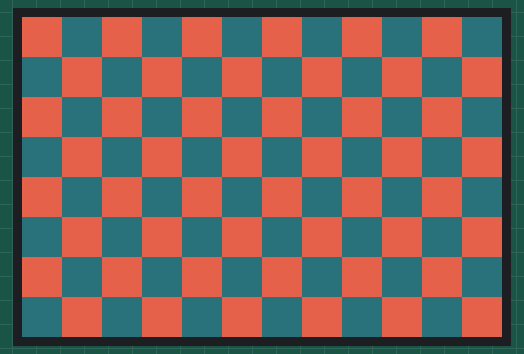
Bench run of a sketch on a simulated ESP32. Shown: 480×320 colour display. What the sketch prints to the serial monitor is not drawn.

Above: at 7.7 s.
At 15.2 s:
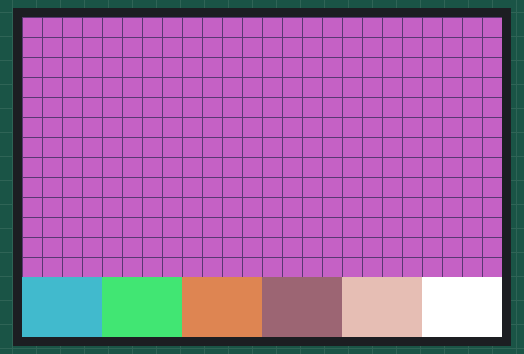
At 22.8 s:
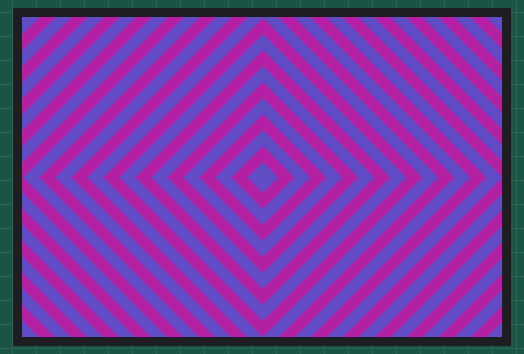
At 30.3 s:
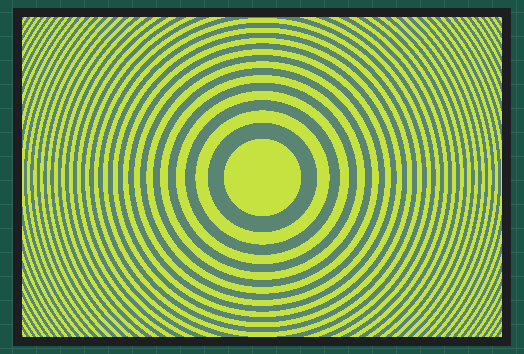

Measured:
- by itself, everything shown: repeats every 30.1 s, in 4 steps
- what the display in image 0 shows lasts 7.6 s, from 7.6 s to 15.2 s

The sketch:

pattern_slides.ino
```cpp
// Screen test 3: can the display show a sliding animation between two screens?
//
// What it checks
//   Whether a whole screen can be redrawn fast enough for motion to look smooth. The test
//   slides from one full-screen pattern to the next, the way a phone slides between pages:
//   the old page moves out to the left while the new one comes in from the right, in STEPS
//   frames. Every frame redraws all 480 x 320 pixels.
//   Run screen test 1 (green_test) first: this test assumes the display itself already works.
//
// What you should see
//   Four patterns (rings, a checkerboard, a grid with colour bars, diamonds), with a slide
//   from each to the next every two seconds, in a loop. The patterns have sharp edges and
//   thin lines on purpose, so that a picture that is redrawn too slowly, or damaged on the
//   way, is easy to notice.
//   The Serial Monitor (115200 baud) prints how long each slide took:
//       Slide 1 -> 2: <total> ms total, <per frame> ms per frame
//
// What we tried, what we found, and what we decided
//   Tried:    sliding between full-screen patterns, with the SPI speed (SPI_MHZ) at 20, 27
//             and 40 MHz.
//   Found:    the picture itself arrives intact at all three speeds, but the screen is
//             redrawn too slowly. Each frame is painted from top to bottom while it is
//             visible, so the motion flickers and does not look good. This was judged by
//             eye, which is what matters here; the times the test prints were not written
//             down.
//   Why:      this display takes 3 bytes for every pixel over SPI, so one full frame is
//             480 x 320 x 3 = 460,800 bytes. At 20 MHz the wire alone needs about 0.18
//             seconds for that (0.14 at 27 MHz, 0.09 at 40 MHz), before any time spent
//             working out the pixels. That is at most 5 to 11 frames a second; smooth motion
//             needs about 30. A faster program cannot fix this: the limit is the wire.
//   Decided:  no sliding and no scrolling animations of large areas. When the device
//             switches between screens, the new screen is drawn at once. This is also what
//             the course's display deck advises ("avoid using animated scrolling on large
//             parts of the screen").
//
// Known flaw in this test's colours
//   The patterns are sent with pushImage from a plain uint16_t array, without the fix that
//   color_test describes (naming the array's type as lgfx::rgb565_t*). By what color_test
//   found, the colours on the screen are therefore not the ones named in the comments below.
//   It does not change this test's result: the test is about speed, and the amount of data
//   sent is the same.
//
// Wiring (module pin -> ESP32 pin), as set in the code below
//   The same as screen test 2 (touch_test): SCK and T_CLK -> 18, SDI and T_DIN -> 23,
//   DC -> 15, CS -> 5, RESET -> 4, T_DO -> 19, T_CS -> 21. The display's SDO and T_IRQ are
//   not connected. The touch chip is described to the library so that the wiring can stay
//   as it is, but this test does not read touches.
//   The pin numbers are the course's, for the lab's breakout board: see the top of
//   green_test.
//
// Library
//   LovyanGFX, version 1.3.0 (Arduino Library Manager). The tests were run with this version.

// Selects the current version of LovyanGFX's interface. Must come before the include.
#define LGFX_USE_V1
#include <LovyanGFX.hpp>

// The three settings of the test.
#define SPI_MHZ 20   // looked fine at 20, 27 and 40; drop to 27 if anything looks broken
#define STEPS   12   // frames per slide animation
#define PAGES   4    // how many patterns there are

// Our display and its touch layer, described to the library: which chips they have, and which
// ESP32 pins they are wired to. The same description as in touch_test, except for the speed.
class LGFX : public lgfx::LGFX_Device {
  lgfx::Panel_ILI9488 _panel;   // the display's driver chip
  lgfx::Bus_SPI _bus;           // the SPI connection that carries the pixels
  lgfx::Touch_XPT2046 _touch;   // the touch chip (set up, not used by this test)
public:
  LGFX() {
    // --- The SPI connection ---
    auto b = _bus.config();
    b.spi_host = SPI3_HOST;             // which of the ESP32's SPI units to use (VSPI)
    b.freq_write = SPI_MHZ * 1000000;   // speed when sending to the display, set above
    b.pin_sclk = 18;                    // clock
    b.pin_mosi = 23;                    // data from the ESP32 to the display and the touch chip
    b.pin_miso = 19;                    // data back, from the touch chip only
    b.pin_dc   = 15;                    // tells the display: command or pixel data
    _bus.config(b);
    _panel.setBus(&_bus);

    // --- The display itself ---
    auto p = _panel.config();
    p.pin_cs  = 5;                      // select wire of the display
    p.pin_rst = 4;                      // reset: restarts the driver chip
    p.readable   = false;               // the display's SDO is not connected: never read from it
    p.bus_shared = true;                // the touch chip is on the same wires
    _panel.config(p);

    // --- The touch chip ---
    auto t = _touch.config();
    t.spi_host = SPI3_HOST;
    t.freq     = 1000000;               // the touch chip is slow: 1 MHz
    t.pin_sclk = 18;
    t.pin_mosi = 23;
    t.pin_miso = 19;
    t.pin_cs   = 21;                    // select wire of the touch chip
    t.pin_int  = -1;                    // T_IRQ is not connected
    t.bus_shared = true;
    t.x_min = 300;  t.x_max = 3900;     // rough guesses, as in touch_test
    t.y_min = 3900; t.y_max = 300;      // the other way round on purpose: see touch_test
    _touch.config(t);
    _panel.setTouch(&_touch);

    setPanel(&_panel);
  }
};

LGFX tft;

// One row of pixels, worked out here and then sent to the display in one piece.
// 480 is the screen's width when it lies sideways.
static uint16_t line[480];

// Palette colors, filled in setup()
uint16_t NAVY, CYAN, DKGREEN, LIME, DKGREY, LTGREY, DKRED, TEAL;
uint16_t BARS[6];

// Used only by the page labels, which are switched off in drawFrame() below.
const char* PAGE_NAMES[PAGES] = {"1: rings", "2: checkerboard", "3: grid + color bars", "4: diamonds"};

// Color of one pixel of a page. lx, y = position inside that page.
// The patterns are computed, not stored: a stored full-screen picture would not fit in memory.
static inline uint16_t pagePixel(int page, int lx, int y) {
  int dx = lx - 240, dy = y - 160;   // distance from the page center
  switch (page) {
    case 0:  // Rings: blue and cyan, getting thinner toward the edges
      return ((dx * dx + dy * dy) / 1500) & 1 ? CYAN : NAVY;
    case 1:  // Checkerboard: 40-pixel squares
      return ((lx / 40) + (y / 40)) & 1 ? LIME : DKGREEN;
    case 2:  // Grid of 1-pixel lines every 20 px, color bars at the bottom
      if (y >= 260) return BARS[lx / 80];
      return (lx % 20 == 0 || y % 20 == 0) ? LTGREY : DKGREY;
    default: // Diamonds: red and teal
      return ((abs(dx) + abs(dy)) / 16) & 1 ? TEAL : DKRED;
  }
}

// One animation frame: page "from" shifted left by off, page "to" entering from the right
// off = 0 shows only "from"; off = the screen's width shows only "to".
// The whole screen is redrawn, row by row from the top. This is the slow part.
void drawFrame(int from, int to, int off) {
  const int W = tft.width(), H = tft.height();
  tft.startWrite();   // keep the SPI connection open for the whole frame
  for (int y = 0; y < H; y++) {
    for (int x = 0; x < W; x++) {
      int lx = x + off;   // where this pixel is in the two pages laid side by side
      line[x] = (lx < W) ? pagePixel(from, lx, y) : pagePixel(to, lx - W, y);
    }
    tft.pushImage(0, y, W, 1, line);   // send this one row to the display
  }
  // Switched off: text labels on the pages. The results at the top of this file were seen
  // without them. To bring them back, remove the "//" from the four lines below.
  // Page labels: small text shows corruption easily
  // tft.setTextSize(2);
  // tft.setTextColor(TFT_WHITE, TFT_BLACK);
  // tft.setCursor(16 - off, 16);     tft.print(PAGE_NAMES[from]);
  // tft.setCursor(16 - off + W, 16); tft.print(PAGE_NAMES[to]);
  tft.endWrite();   // close the SPI connection that startWrite() opened above
}

void setup() {
  Serial.begin(115200);
  tft.init();
  tft.setRotation(1);   // landscape, 480 x 320

  // The colours, converted to the 16-bit form the row buffer holds (red, green, blue: 0 to 255).
  NAVY    = tft.color565(10, 25, 60);    CYAN   = tft.color565(40, 200, 230);
  DKGREEN = tft.color565(10, 60, 25);    LIME   = tft.color565(140, 230, 90);
  DKGREY  = tft.color565(25, 25, 30);    LTGREY = tft.color565(200, 200, 200);
  DKRED   = tft.color565(120, 15, 20);   TEAL   = tft.color565(20, 150, 140);
  BARS[0] = tft.color565(220, 40, 40);   BARS[1] = tft.color565(40, 200, 60);
  BARS[2] = tft.color565(40, 90, 230);   BARS[3] = tft.color565(40, 210, 220);
  BARS[4] = tft.color565(240, 220, 40);  BARS[5] = tft.color565(255, 255, 255);

  Serial.printf("\nSPI at %d MHz\n", SPI_MHZ);
  drawFrame(0, 1, 0);   // show page 1
  delay(1500);
}

// Slide to the next page, print how long it took, wait two seconds, and go on.
void loop() {
  static int page = 0;
  int next = (page + 1) % PAGES;

  // Time the whole slide: STEPS frames, each one moved further to the left.
  uint32_t t0 = millis();
  for (int i = 1; i <= STEPS; i++) drawFrame(page, next, tft.width() * i / STEPS);
  uint32_t t = millis() - t0;

  Serial.printf("Slide %d -> %d: %lu ms total, %lu ms per frame\n",
                page + 1, next + 1, (unsigned long)t, (unsigned long)(t / STEPS));
  page = next;
  delay(2000);
}
```
